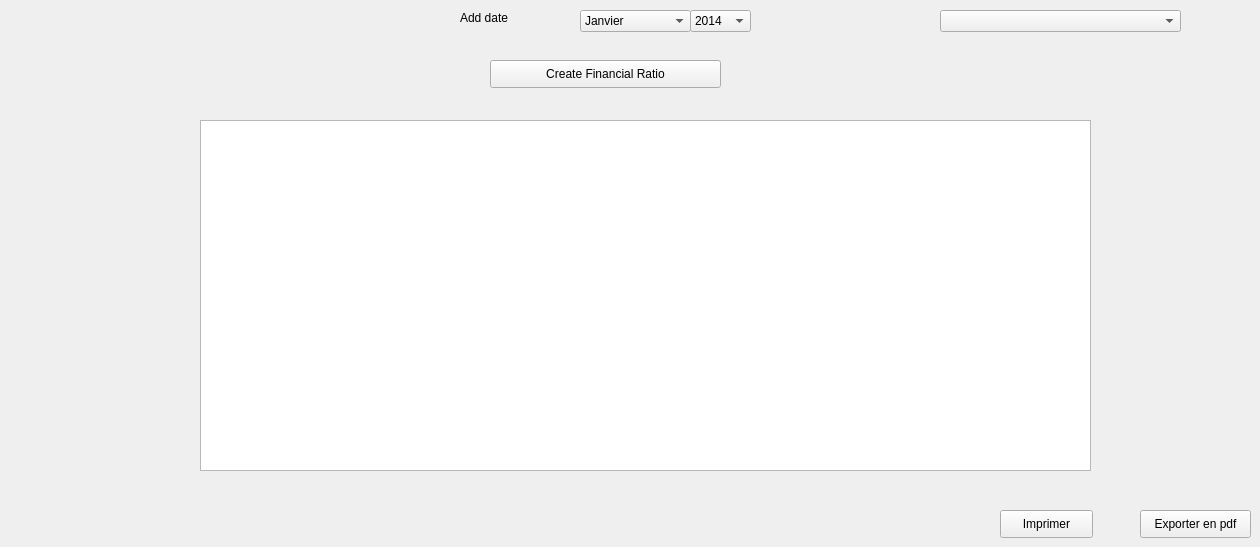
     <widget class="QWidget" name="tab_25">
      <attribute name="title">
       <string>Financial Ratio</string>
      </attribute>
      <widget class="QLabel" name="label_103">
       <property name="geometry">
        <rect>
         <x>460</x>
         <y>10</y>
         <width>91</width>
         <height>16</height>
        </rect>
       </property>
       <property name="text">
        <string>Add date</string>
       </property>
      </widget>
      <widget class="QComboBox" name="CBmois">
       <property name="geometry">
        <rect>
         <x>580</x>
         <y>10</y>
         <width>111</width>
         <height>22</height>
        </rect>
       </property>
       <item>
        <property name="text">
         <string>Janvier</string>
        </property>
       </item>
       <item>
        <property name="text">
         <string>Fevrier</string>
        </property>
       </item>
       <item>
        <property name="text">
         <string>Mars</string>
        </property>
       </item>
       <item>
        <property name="text">
         <string>Avril</string>
        </property>
       </item>
       <item>
        <property name="text">
         <string>Mai</string>
        </property>
       </item>
       <item>
        <property name="text">
         <string>Juin</string>
        </property>
       </item>
       <item>
        <property name="text">
         <string>Juillet</string>
        </property>
       </item>
       <item>
        <property name="text">
         <string>Aout</string>
        </property>
       </item>
       <item>
        <property name="text">
         <string>Septembre</string>
        </property>
       </item>
       <item>
        <property name="text">
         <string>Octobre</string>
        </property>
       </item>
       <item>
        <property name="text">
         <string>Novembre</string>
        </property>
       </item>
       <item>
        <property name="text">
         <string>Decembre</string>
        </property>
       </item>
      </widget>
      <widget class="QPushButton" name="PBcreerratio">
       <property name="geometry">
        <rect>
         <x>490</x>
         <y>60</y>
         <width>231</width>
         <height>28</height>
        </rect>
       </property>
       <property name="text">
        <string>Create Financial Ratio</string>
       </property>
      </widget>
      <widget class="QPushButton" name="pushButton_53">
       <property name="geometry">
        <rect>
         <x>1000</x>
         <y>510</y>
         <width>93</width>
         <height>28</height>
        </rect>
       </property>
       <property name="text">
        <string>Imprimer</string>
       </property>
      </widget>
      <widget class="QPushButton" name="pushButton_54">
       <property name="geometry">
        <rect>
         <x>1140</x>
         <y>510</y>
         <width>111</width>
         <height>28</height>
        </rect>
       </property>
       <property name="text">
        <string>Exporter en pdf</string>
       </property>
      </widget>
      <widget class="QComboBox" name="CBannee">
       <property name="geometry">
        <rect>
         <x>690</x>
         <y>10</y>
         <width>61</width>
         <height>22</height>
        </rect>
       </property>
       <item>
        <property name="text">
         <string>2014</string>
        </property>
       </item>
       <item>
        <property name="text">
         <string>2015</string>
        </property>
       </item>
       <item>
        <property name="text">
         <string>2016</string>
        </property>
       </item>
       <item>
        <property name="text">
         <string>2017</string>
        </property>
       </item>
       <item>
        <property name="text">
         <string>2018</string>
        </property>
       </item>
       <item>
        <property name="text">
         <string>2019</string>
        </property>
       </item>
       <item>
        <property name="text">
         <string>2020</string>
        </property>
       </item>
      </widget>
      <widget class="QListView" name="LVratio">
       <property name="geometry">
        <rect>
         <x>200</x>
         <y>120</y>
         <width>891</width>
         <height>351</height>
        </rect>
       </property>
      </widget>
      <widget class="QComboBox" name="CBidbuilding2">
       <property name="geometry">
        <rect>
         <x>940</x>
         <y>10</y>
         <width>241</width>
         <height>22</height>
        </rect>
       </property>
      </widget>
     </widget>
